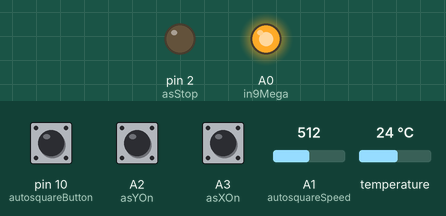
Simulated run of this sketch. Board: Arduino Uno, built with avr-gcc and run on an emulated ATmega328P. Parts: output pins drawn as LEDs (lit = HIGH). Inputs (shaded band) come from the test bench; at power-on: pin 10 (autosquareButton) HIGH, A1 (autosquareSpeed) = 512, A2 (asYOn) HIGH, A3 (asXOn) HIGH, temperature 24 °C. What the sketch prints to the serial monitor is not drawn.

Above: at 1.9 s.
2.0 s: pin 10 (autosquareButton) pulled LOW for 1 s
Timing chart, 0 to 5.0 s (numbered marks = the images above; inputs shaded):
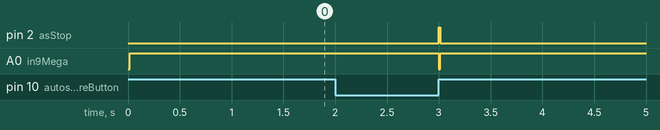

Measured:
- after the input at 2.0 s, pin 2 (asStop): LOW → HIGH after 1.0 s, → LOW 0.02 s later; A0 (in9Mega): HIGH → LOW after 1.0 s, → HIGH 0.02 s later

The sketch:

Extension_Board_Firmware.ino
```cpp
/**
 * Tillboard Extension Firmware 2.1
 * find out more: blog.altholtmann.com
 * by Timo Altholtmann
 *
 * ***********************    General Notes    *****************************
 * - Uncomment means removing the 2 // in front of #define.
 *
 * ***********************    Changelog    *********************************
 * #2.1
 * - Changed configuration variables to #define
 *
 **/
//===========================================================================
// *************************   Includes    **********************************
//===========================================================================
/**
 * If your IDE complains about missing libraries, open the library manager in
 * your IDE and search for the library, then install it. If you dont know how,
 * google for "install arduino library"
 **/
#include <Arduino.h>
// The CNC-Library should be included with this firmware
#include "cnc-library.h"

//===========================================================================
// *************************   Configuration    *****************************
//===========================================================================
// This setting controls, whether the open cnc shield tries to communicate with the
// with wireless adapter over I2C. Uncomment this, if you use the wireless adapter.
// Be sure that this setting is also set in the sketch of the arduino of wireless adapter.
// IMPORTANT - Has to be commented if there is a wired connection on the sub-d port. For example if the wired extension panel is used
// Default: uncommented
#define I2C_TO_WIRELESS_ADAPTER // Comment to disable communication

//===========================================================================
// *************************   Autosquare    ********************************
//===========================================================================
// Autosquare can be enabled or disabled with the jumper on the shield itself

// Delay between steps in microseconds if this is set, the poti is ignored
// Default: commented
//#define AS_STEP_DELAY_US 4000
// Delay between pressing the autosquare button and starting autosquare
// in miliseconds, should be at least 500
// Default: 1000
#define AS_START_DELAY_MS 1000

// Samples of every autosqare speed poti reading
// No need to touch
// Default: 5
#define AS_POTI_SAMPLES 5

// Minimal delay between steps in microseconds - When the poti is at 0%
// Default: 10
#define AS_POTI_MIN_DELAY_US 10

// Maximum delay between steps in microseconds - When the poti is at 100%
// Default: 5000
#define AS_POTI_MAX_DELAY_US 5000

// State of endstops - Use LOW for normally open endstops and HIGH for normally closed endstops
// Possible values: LOW // HIGH
// Default: LOW
#define AS_ENDSTOP_STATE_TRIGGERED LOW

//===========================================================================
// **************    Temperature Settings   *********************************
//===========================================================================
// Reads the temperature of an external connected temperature sensor
// Default: uncommented
#define READ_TEMPERATURES // comment with "//" if temperature sensor is not needed

#ifdef READ_TEMPERATURES
    // Interval between temperatur sensor reads in milliseconds
    // Default: 5000
    #define TEMP_SENSOR_UPDATE_INTERVAL 5000
#endif

#ifndef I2C_TO_WIRELESS_ADAPTER
    //===========================================================================
    // *************************   Display    ***********************************
    //===========================================================================
    // Uncomment the next line only, if a display is connected by a wire with the shield.
    // For example if the extension panel is used. If the wireless adapter is connected
    // to the shield the next line has to be commented like this: "//#define USE_DISPLAY"
    // Default: commented
    #define USE_DISPLAY // comment with "//" if display is not needed

    #ifdef USE_DISPLAY
        // U8g2 library by Oliver -> https://github.com/olikraus/u8g2
        #include <U8g2lib.h>

        // Display byte SDA = A4, SCL = A5
        U8X8_SSD1306_128X32_UNIVISION_SW_I2C display(/* clock=*/SCL, /* data=*/SDA, /* reset=*/U8X8_PIN_NONE);
        // Hardware i2c does not work for me with long wires
        // U8X8_SSD1306_128X32_UNIVISION_HW_I2C display(/* clock=*/SCL, /* data=*/SDA, /* reset=*/U8X8_PIN_NONE);
        const uint8_t *defaultFont = u8x8_font_pxplustandynewtv_f;
    #endif
#endif

// ------------------------------------------------------------------------------
// Only edit below if you know what you are doing
// ------------------------------------------------------------------------------
#ifdef I2C_TO_WIRELESS_ADAPTER
    // Default Arduino Library
    #include <Wire.h>
#endif

#ifdef READ_TEMPERATURES
    // OneWire by Jim Studt and many more... -> https://www.pjrc.com/teensy/td_libs_OneWire.html
    #include <OneWire.h>
    // DallasTemperature by Miles Burton and many more... -> https://github.com/milesburton/Arduino-Temperature-Control-Library
    #include "DallasTemperature.h"
#endif

enum AXIS
{
    x,
    y
};

typedef struct
{
    AXIS axis;
    byte stepPin;
    byte endStopPin;
    AUTOSQUARESTATE state;
    byte stateDisplayRow;
    byte stateDisplayColumn;
    char label[4];
} STEPPER;

STEPPER steppers[] = {
    {x, 11, 5, off, 0, 0, "X1:"},
    {x, 3, 6, off, 0, 8, "X2:"},
    {y, 12, 7, off, 1, 0, "Y1:"},
    {y, 4, 8, off, 1, 8, "Y2:"},
};

// Pin configuration
// Outs
byte in9Mega = A0;
byte asStop = 2;
// INs
byte tempSensor = 9;
byte autosquareButton = 10;
byte autosquareSpeed = A1;
// INs - user configuartion
byte asXOn = A3;
byte asYOn = A2;

#ifdef READ_TEMPERATURES
    OneWire oneWire(tempSensor);
    DallasTemperature sensors(&oneWire);
#endif


// Programm variales
uint32_t actualAS_STEP_DELAY_US = 0;
byte autosuareInitialised = false;
uint64_t timeStartButtonWasPressed = 0;
AUTOSQUARESTATE lastDisplayStates[sizeof(steppers) / sizeof(STEPPER)];
uint64_t lastReadTemperature = 0;
DATA_FROM_CONTROLLER dataFromController = {
    5,
    5,
    5,
    AUTOSQUARESTATE::undefined,
    AUTOSQUARESTATE::undefined,
    AUTOSQUARESTATE::undefined,
    AUTOSQUARESTATE::undefined,
    AUTOSQUARESTATE::undefined,
    AUTOSQUARESTATE::undefined,
};

void updateAutosquareDelay() {
    #ifdef AS_STEP_DELAY_US
        actualAS_STEP_DELAY_US = AS_STEP_DELAY_US;
    #endif
    #ifndef AS_STEP_DELAY_US
        uint16_t sum = 0;
        for (int i = 0; i < AS_POTI_SAMPLES; i++)
        {
            sum+= analogRead(autosquareSpeed);
            delayMicroseconds(500);
        }
        actualAS_STEP_DELAY_US = map(sum / AS_POTI_SAMPLES, 0, 1023, AS_POTI_MAX_DELAY_US, AS_POTI_MIN_DELAY_US);
    #endif
}
#ifdef USE_DISPLAY
    void setDisplayStateOfStepper(STEPPER *stepper, byte displayStatePosition) {
        // Set last display state
        lastDisplayStates[displayStatePosition] = stepper->state;
        byte columPosition = stepper->stateDisplayColumn + (sizeof(stepper->label)/sizeof(char));

        // Empty last state
        display.setFont(defaultFont);
        display.drawString(columPosition, stepper->stateDisplayRow, "   ");

        if(stepper->state == off) {
            display.setFont(defaultFont);
            display.drawString(columPosition, stepper->stateDisplayRow, "off");
        } else if(stepper->state == undefined){
            display.setFont(defaultFont);
            display.drawString(columPosition, stepper->stateDisplayRow, "?");
        } else if(stepper->state == done) {
            display.setFont(u8x8_font_open_iconic_check_1x1);
            display.drawGlyph(columPosition, stepper->stateDisplayRow, 64);
        }
    }
    void updateDisplay()
    {
        for (byte i = 0; i < sizeof(steppers) / sizeof(STEPPER); i++)
        {
            STEPPER *stepper = &steppers[i];
            // Only update when things changed
            if(stepper->state == lastDisplayStates[i]) {
                continue;
            }

            setDisplayStateOfStepper(stepper, i);
        }
    }

    void initDisplay() {
        display.begin();
        // Stepper states
        for (byte i = 0; i < sizeof(steppers) / sizeof(STEPPER); i++)
        {
            STEPPER *stepper = &steppers[i];
            display.setFont(defaultFont);
            display.drawString(stepper->stateDisplayColumn, stepper->stateDisplayRow, stepper->label);
            setDisplayStateOfStepper(stepper, i);
        }
    }
#endif

void autosquare()
{
    // Set HIGH Pulse if state is on and endstop not pressed
    for (byte i = 0; i < sizeof(steppers) / sizeof(STEPPER); i++)
    {
        STEPPER *stepper = &steppers[i];
        // Continue for loop if stepper is set to off or done
        if (stepper->state == off || stepper->state == done)
        {
            continue;
        }
        // Check if state is undefined
        if (stepper->state == undefined)
        {
            // Set state to ok if endstop is reached
            if (digitalRead(stepper->endStopPin) == AS_ENDSTOP_STATE_TRIGGERED)
            {
                stepper->state = done;
                #ifdef USE_DISPLAY
                  updateDisplay();
                #endif
            }
            // Set HIGH pulse if endstop not reached
            else
            {
                digitalWrite(stepper->stepPin, HIGH);
            }
        }
    }
    // Delay before setting to low - this is the speed of the steppers
    delayMicroseconds(actualAS_STEP_DELAY_US);

    // Set stepper steps to LOW if they are HIGH
     for (byte i = 0; i < sizeof(steppers) / sizeof(STEPPER); i++)
    {
        STEPPER *stepper = &steppers[i];
        if(digitalRead(stepper->stepPin) == HIGH) {
            digitalWrite(stepper->stepPin, LOW);
        }
    }
}

void initialize()
{
    Serial.println("Initializing");
    // Check if all stepper are already done
    bool allDone = true;
    for (byte i = 0; i < sizeof(steppers) / sizeof(STEPPER); i++)
    {
        if(steppers[i].state == undefined) {
            allDone = false;
        }
    }

    // Take control over steppers
    digitalWrite(asStop, HIGH);
    // Trigger IN9 to arduino mega
    digitalWrite(in9Mega, LOW);

    // Set steppers as OUTPUT and reset stepper states if all are done
    for (byte i = 0; i < sizeof(steppers) / sizeof(STEPPER); i++)
    {
        if(allDone && steppers[i].state == done) {
            steppers[i].state = undefined;
        }
    }

    // Set pulse speed
    updateAutosquareDelay();

    #ifdef USE_DISPLAY
      updateDisplay();
    #endif

    autosuareInitialised = true;
}

void terminate()
{
    Serial.println("Terminating");

    digitalWrite(asStop, LOW);
    digitalWrite(in9Mega, HIGH);
    autosuareInitialised = false;
}
float lastTemperature = 0;
#ifdef READ_TEMPERATURES
    void updateTemperatureSensor()
    {
        sensors.requestTemperatures();
        lastTemperature = sensors.getTempCByIndex(0);
        #ifdef USE_DISPLAY
            display.setFont(defaultFont);
            display.drawUTF8(0,3, "Temp:");
            display.setCursor(6,3);
            display.print(lastTemperature);
            display.drawString(10,3,"Grad");
        #endif
        lastReadTemperature = millis();
    }
#endif

#ifdef I2C_TO_WIRELESS_ADAPTER
   void answerI2cCommunication() {
        dataFromController.onboardTemperature = 0;
        dataFromController.externalTemperature = lastTemperature;
        dataFromController.fanSpeed = 100;
        dataFromController.x1 = steppers[0].state;
        dataFromController.x2 = steppers[1].state;
        dataFromController.y1 = steppers[2].state;
        dataFromController.y2 = steppers[3].state;
        dataFromController.z1 = AUTOSQUARESTATE::off;
        dataFromController.z2 = AUTOSQUARESTATE::off;
        Wire.write((byte*)&dataFromController, sizeof(DATA_FROM_CONTROLLER));
    }
    /**
     *  Try to communicate to Wireless Adapter via i2c
     **/
    void initialiseI2c() {
        Wire.begin(10);                // join i2c bus with address #8
        Wire.onRequest(answerI2cCommunication);
    }
#endif

void setup()
{
    Serial.begin(9600);
    #ifdef READ_TEMPERATURES
        // Inititalise temperature sensors
        sensors.begin();
    #endif
    // Endstops and steppers
    for (byte i = 0; i < sizeof(steppers) / sizeof(STEPPER); i++)
    {
        pinMode(steppers[i].endStopPin, INPUT_PULLUP);
        pinMode(steppers[i].stepPin, OUTPUT);
    }

    // Inputs
    // pinMode(tempSensor, INPUT_PULLUP);
    pinMode(autosquareButton, INPUT_PULLUP);

    pinMode(asXOn, INPUT_PULLUP);
    pinMode(asYOn, INPUT_PULLUP);

    // Check if autosuare for axis is on
    if (digitalRead(asXOn) == LOW)
    {
        for (byte i = 0; i < sizeof(steppers) / sizeof(STEPPER); i++)
        {
            if (steppers[i].axis == x)
            {
                steppers[i].state = undefined;
            }
        }
    }
    if (digitalRead(asYOn) == LOW)
    {
        for (byte i = 0; i < sizeof(steppers) / sizeof(STEPPER); i++)
        {
            if (steppers[i].axis == y)
            {
                steppers[i].state = undefined;
            }
        }
    }

    // Outputs
    pinMode(asStop, OUTPUT);
    digitalWrite(asStop, LOW);
    pinMode(in9Mega, OUTPUT);
    digitalWrite(in9Mega, HIGH);
    #ifdef USE_DISPLAY
        // init display
        initDisplay();
    #endif
    #ifdef READ_TEMPERATURES
        updateTemperatureSensor();
    #endif

    #ifdef I2C_TO_WIRELESS_ADAPTER
        initialiseI2c();
    #endif
}

void loop()
{
    // Check if button is pressed
    if (digitalRead(autosquareButton) == LOW)
    {
        // Check if start button was just pressed
        if(timeStartButtonWasPressed == 0) {
            timeStartButtonWasPressed = millis();
        }

        // Check if button was pressed long enough
        if(millis() - timeStartButtonWasPressed > AS_START_DELAY_MS) {
            // Check if we have to initinalize
            if (!autosuareInitialised)
            {
                initialize();
                delay(10);
            }
            autosquare();
        }
    }
    else
    {
        // reset timeStartButtonWasPressed
        timeStartButtonWasPressed = 0;
        // terminate if initialized
        if (autosuareInitialised)
        {
            terminate();
        }
        #ifdef READ_TEMPERATURES
            if(millis() - lastReadTemperature > TEMP_SENSOR_UPDATE_INTERVAL)
            {
                updateTemperatureSensor();
            }
        #endif
    }
}
```

cnc-library.h
```cpp
/**
 * Library for CNC related controls
 * Version 1.1
 * find out more: blog.altholtmann.com
 * by Timo Altholtmann
 **/


#ifndef cnclibrary_h
#define cnclibrary_h

#include <Arduino.h>
#include "cnclibrary_ledstate.h"
#include "cnclibrary_radio.h"
#include "cnclibrary_temperature.h"


enum AUTOSQUARESTATE {
    undefined,
    done,
    off
};

// The different display layouts
enum DISPLAYLAYOUT {
    Layout_128X32_Fan_and_Temp,
    Layout_128X32_Temp_and_Autosquare,
    Layout_128X32_Autosquare,
    Layout_128X64_1
};

// For Communication between the Wireless Adapter and the controller arduino
// uint16_t : 2Bytes
// unsigned : 1 Bit each
typedef struct {
  float onboardTemperature;
  float externalTemperature;
  uint8_t fanSpeed;
  AUTOSQUARESTATE x1;
  AUTOSQUARESTATE x2;
  AUTOSQUARESTATE y1;
  AUTOSQUARESTATE y2;
  AUTOSQUARESTATE z1;
  AUTOSQUARESTATE z2;
} DATA_FROM_CONTROLLER;

// Contains all data a display can use
typedef struct {
    float onboardTemperature;
    float externalTemperature;
    unsigned fanSpeed : 3;
    unsigned stateX1 : 2;
    unsigned stateX2 : 2;
    unsigned stateY1 : 2;
    unsigned stateY2 : 2;
    unsigned stateZ1 : 2;
    unsigned stateZ2 : 2;
} DATA_FOR_DISPLAY;

#endif
```

cnclibrary_ledstate.h
```cpp
#ifndef cnclibrary_ledstate_h
#define cnclibrary_ledstate_h

// includes
#include <Arduino.h>

class LEDControl
{
private:
    bool _actualLedState;
    byte _ledPin;
    void _toggle();
    void _setLed(bool state);
    uint32_t _lastSwitchedOn_MS;
    uint32_t _lastSwitchedOff_MS;
    void _handleActiveState();
    uint16_t _activeStateTimeout = 50;
    uint16_t _minStateChangeDelay = 30;
public:
    enum STATE {
        NRF24Failure,
        ON,
        OFF,
        ACTIVE
    } state;
    LEDControl(byte ledPin);
    void setup();
    void loop();
    void setState(STATE state);
    ~LEDControl();
};

/**
 * Implementations
 */
void LEDControl::setup() {
    this->_actualLedState = false;
    this->state = STATE::OFF;
    pinMode(this->_ledPin, OUTPUT);
    this->_setLed(this->_actualLedState);
}

void LEDControl::loop() {
    if(this->state == STATE::ON && this->_actualLedState == false && millis() - this->_lastSwitchedOff_MS > _minStateChangeDelay) {
        this->_setLed(true);
    } else if (this->state == STATE::OFF && this->_actualLedState == true  && millis() - this->_lastSwitchedOn_MS > _minStateChangeDelay) {
        this->_setLed(false);
    } else if(this->state == STATE::NRF24Failure) {
        while (true)
        {
            this->_toggle();
            delay(1000);
            this->_toggle();
            delay(1000);
        }
    }else if(this->state == STATE::ACTIVE) {
        this->_handleActiveState();
    }
}

void LEDControl::_handleActiveState() {
    if(this->_actualLedState && millis() - this->_lastSwitchedOn_MS > _activeStateTimeout) {
        this->_setLed(false);
    } else if(!this->_actualLedState && millis() - this->_lastSwitchedOff_MS > _activeStateTimeout) {
        this->_setLed(true);
    }
}

void LEDControl::_toggle() {
    this->_setLed(!this->_actualLedState);
}

void LEDControl::_setLed(bool state) {
    if(state) {
        this->_lastSwitchedOn_MS = millis();
        this->_lastSwitchedOff_MS = 0;
    } else {
        this->_lastSwitchedOn_MS = 0;
        this->_lastSwitchedOff_MS = millis();
    }
    this->_actualLedState = state;
    digitalWrite(this->_ledPin, this->_actualLedState);
}

/**
 * Set the state of the led(on/off).
 * @param state true: led is on / false: led is off
 */
void LEDControl::setState(STATE state) {
    this->state = state;
}

/**
 * Constructor for the LEDState class.
 * @param ledPin The pin the led is attached to
 */
LEDControl::LEDControl(byte ledPin)
{
    this->_ledPin = ledPin;
}

/**
 * Destructor of the LEDState class.
 */
LEDControl::~LEDControl()
{
}

#endif
```

Source omitted: cnclibrary_radio.h (3055 bytes), cnclibrary_temperature.h (1639 bytes)
